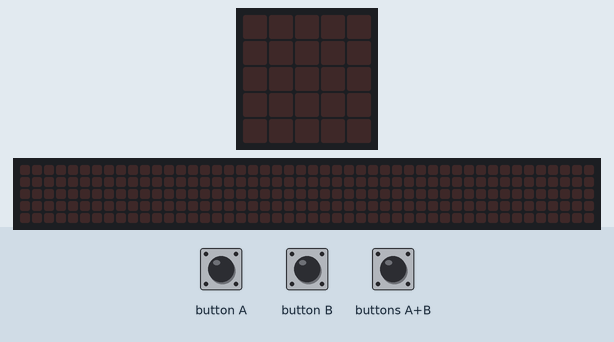
This program was run on a simulated BBC micro:bit (MakeCode). Parts: the board's 5×5 LED display, a strip that is not on the board, showing the scrolling text unrolled. The test bench sets the inputs (shaded band). The 48×5 strip is a reading aid, not a part: it shows the text the display is scrolling, unrolled, one strip-width of it at a time.

Above: at 1.2 s.
1.3 s: buttons A+B pressed for 0.15 s
At 6.55 s:
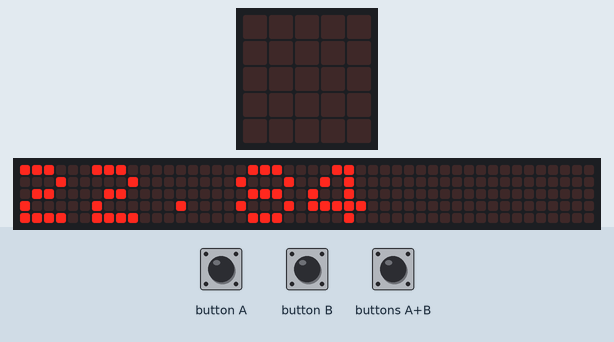
At 15.47 s:
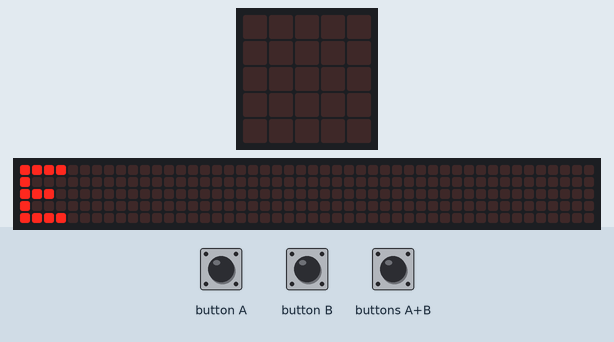

Measured:
- after the input at 1.3 s, the display: changes at once (image 1)
- what the display in image 2 shows lasts 0.4 s, from 15.3 s to 15.7 s

The program:

main.ts
```typescript
input.onGesture(Gesture.Shake, function () {
    Peso = 74
})
let Peso = 0
Peso = 74
let Estatura = 180
let IMC = 0
basic.forever(function () {
    if (input.buttonIsPressed(Button.A) && !(input.buttonIsPressed(Button.B))) {
        Peso += 1
        basic.showNumber(Peso)
    }
    if (input.buttonIsPressed(Button.B) && !(input.buttonIsPressed(Button.A))) {
        if (Peso > 0) {
            Peso += -1
            basic.showNumber(Peso)
        } else {
            basic.showIcon(IconNames.Confused)
        }
    }
    if (input.buttonIsPressed(Button.AB)) {
        IMC = 10000 * (Peso / (Estatura * Estatura))
        basic.showNumber(IMC)
        if (IMC < 18.5) {
            basic.showString("DELGADO")
        }
        if (18.5 <= IMC && IMC <= 25) {
            basic.showString("SALUDABLE")
        }
        if (25 < IMC && IMC <= 30) {
            basic.showString("SOBREPESO")
        }
        if (IMC > 30) {
            basic.showString("OBESIDAD")
        }
    }
})
```

test.ts
```typescript
// aquí va el archivo "tests"; esto no se compilará cuando este paquete se utilice como una extensión.
```
